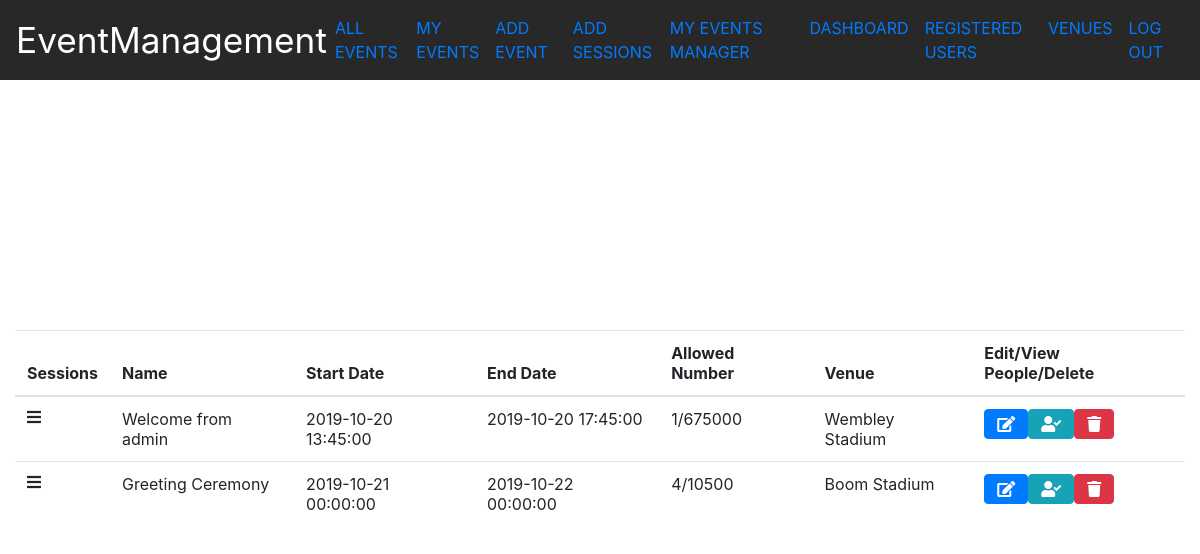
The app's page /eventmanager.php (signed in) with its own data.
### tables this page shows
CREATE TABLE IF NOT EXISTS `event` (
  `idevent` int(11) NOT NULL,
  `name` varchar(50) NOT NULL,
  `datestart` datetime NOT NULL,
  `dateend` datetime NOT NULL,
  `numberallowed` int(11) NOT NULL,
  `venue` int(11) NOT NULL
);

CREATE TABLE IF NOT EXISTS `venue` (
  `idvenue` int(11) NOT NULL,
  `name` varchar(50) NOT NULL,
  `capacity` int(11) DEFAULT NULL
);

### DB/dbInfo.php (called while the page is built)
<?php
$host = "localhost";
$user = "root";
$pass = "mysql";
$db = "vxh5681";

### DB/DB.php (called while the page is built, shortened)
<?php
class DB {
    private $_connection;
    private static $_instance;
    public static function getInstance() {
        if (!self::$_instance) {
            self::$_instance = new self();
        }
        return self::$_instance;
    }
    private function __construct() {
        require_once ("dbInfo.php");
        try {
            $this->_connection = new PDO("mysql:host={$host};dbname={$db}", $user, $pass);
        } catch (PDOException $e) {
            echo $e->getMessage();
        }
    }
    public function getConnection() {
        return $this->_connection;
    }
}
?>

### Data/Event.php (called while the page is built)
<?php
class Event {
    private $idevent;
    private $name;
    private $datestart;
    private $dateend;
    private $numberallowed;
    private $venue;
    public function getIdevent() {
        return $this->idevent;
    }
    public function getName() {
        return $this->name;
    }
    public function getDatestart() {
        return $this->datestart;
    }
    public function getDateend() {
        return $this->dateend;
    }
    public function getNumberallowed() {
        return $this->numberallowed;
    }
    public function getVenue() {
        return $this->venue;
    }
}

### Data/AttendeeEvent.php (called while the page is built, shortened)
<?php
class AttendeeEvent {
    private $attendee;
    public function getAttendeee() {
        return $this->attendee;
    }
}
?>

### Business/Crud.php (the view, shortened to what this page needs)
<?php
class Crud {
    function __construct() {
        $db = Db::getInstance();
        $this->dbh = $db->getConnection();
    }
    function getSessionObjects($_id) {
        try {
            $data = array();
            $stmt = $this->dbh->prepare("select * from session where event = :_id");
            $stmt->bindParam(":_id", $_id, PDO::PARAM_STR);
            $stmt->execute();
            $stmt->setFetchMode(PDO::FETCH_CLASS, "Session");
            while ($attends = $stmt->fetch()) {
                $data[] = $attends;
            }
            return $data;
        } catch (PDOException $e) {
            echo $e->getMessage();
            die();
        }
    }
    function getRegisteredAttendeePerEvent($_id) {
        try {
            $stmt = $this->dbh->prepare("SELECT COUNT(attendee) as 'attendee' FROM attendee_event WHERE event = :_id LIMIT 1");
            $stmt->bindParam(":_id", $_id, PDO::PARAM_STR);
            $stmt->execute();
            $stmt->setFetchMode(PDO::FETCH_CLASS, "AttendeeEvent");
            $attends = $stmt->fetch();
            return $attends->getAttendeee();
        } catch (PDOException $e) {
            echo $e->getMessage();
            die();
        }
    }
    function getRegisteredAttendeePerSession($_id) {
        try {
            $stmt = $this->dbh->prepare("SELECT COUNT(attendee) as 'attendee' FROM attendee_session WHERE session = :_id LIMIT 1");
            $stmt->bindParam(":_id", $_id, PDO::PARAM_STR);
            $stmt->execute();
            $stmt->setFetchMode(PDO::FETCH_CLASS, "AttendeeSession");
            $attends = $stmt->fetch();
            return $attends->getAttendee();
        } catch (PDOException $e) {
            echo $e->getMessage();
            die();
        }
    }
    function getManagenedEvents($flag) {
        if ($flag === "manager") {
            $data = $this->getEventList($_SESSION["id"]);
        }
        if (count($data) > 0) {
            $bigString = '<div class="d-flex justify-content-center"><table class="table table-responsive table-hover"><thead>';
            $bigString .= '<tr><th>Sessions<th>Name</th><th>Start Date</th><th>End Date</th><th>Allowed Number</th><th>Venue</th><th>Edit/View People/Delete</th></tr></thead><tbody>';
            $count = 1;
            foreach ($data as $row) {
                $bigString .= '<tr><td class="clickable" data-toggle="collapse" id="row' . $count . '" data-target=".row' . $count . '"><i class="fas fa-bars"></i></td>';
                $bigString .= "<td>{$row->getName()}</td><td>{$row->getDatestart()}</td><td>{$row->getDateend()}</td><td>{$this->getRegisteredAttendeePerEvent($row->getIdevent())}/{$row->getNumberallowed()}</td><td>{$row->getVenue()}</td><td><button class='btn btn-primary' onclick='editEvent({$row->getIdevent()})'  ><i class='fas fa-edit'></i></button><button class='btn btn-info' onclick='viewEventPeople({$row->getIdevent()})'  ><i class='fas fa-user-check'></i></button><button class='btn btn-danger' onclick='deleteEvent({$row->getIdevent()})'  ><i class='fas fa-trash'></i></button></td></tr>";
                $sessionResult = $this->getSessionObjects($row->getIdevent());
                if (count($sessionResult) > 0) {
                    foreach ($sessionResult as $sessions) {
                        $bigString .= '<tr class="collapse row' . $count . '">';
                        $bigString .= "<td>" . "-- Session " . "</td><td>{$sessions->getName()}</td><td>{$sessions->getStartdate()}</td><td>{$sessions->getEnddate()}</td><td>{$this->getRegisteredAttendeePerSession($sessions->getIdsession())}/{$sessions->getNumberallowed()}</td>";
                        $bigString .= "<td></td><td><button class='btn btn-primary' onclick='updateSession({$sessions->getIdsession()}, {$row->getIdevent()})'  ><i class='fas fa-edit'></i></button><button class='btn btn-info' onclick='viewSessionPeople({$sessions->getIdsession()})'  ><i class='fas fa-user-check'></i></button><button class='btn btn-danger' onclick='deleteSession({$sessions->getIdsession()})'  ><i class='fas fa-trash'></i></button></td></tr>";
                    }
                }
                $count++;
            }
            $bigString .= "</tbody></table></div>";
        } else {
            $bigString = "<h2>No events found</h2>";
        }
        return $bigString;
    }
    function getEventList($attendee_id) {
        try {
            $data = array();
            $stmt = $this->dbh->prepare("SELECT idevent, event.name, event.datestart, event.dateend, event.numberallowed, venue.name as 'venue' from event INNER JOIN venue ON event.venue = venue.idvenue INNER JOIN manager_event on event.idevent = manager_event.event INNER JOIN attendee on manager_event.manager = attendee.idattendee where attendee.idattendee = :attendee_id");
            $stmt->bindParam(":attendee_id", $attendee_id, PDO::PARAM_STR);
            $stmt->execute();
            $stmt->setFetchMode(PDO::FETCH_CLASS, "Event");
            while ($attends = $stmt->fetch()) {
                $data[] = $attends;
            }
            return $data;
        } catch (PDOException $e) {
            echo $e->getMessage();
            die();
        }
    }
}

### assets/style/style.css (style rules this page uses)
html { scroll-behavior: smooth; }
body { font-family: Verdana, Arial, 'sans-serif'; overflow-x: hidden; height: 100%; margin: 0; color: black; }

### records on screen
event: name "Welcome from admin", datestart "2019-10-20 13:45:00", dateend "2019-10-20 17:45:00", idevent "1", numberallowed "675000", venue.name "Wembley Stadium"
event: name "Greeting Ceremony", datestart "2019-10-21 00:00:00", dateend "2019-10-22 00:00:00", Idevent "4", numberallowed "10500", venue.name "Boom Stadium"
